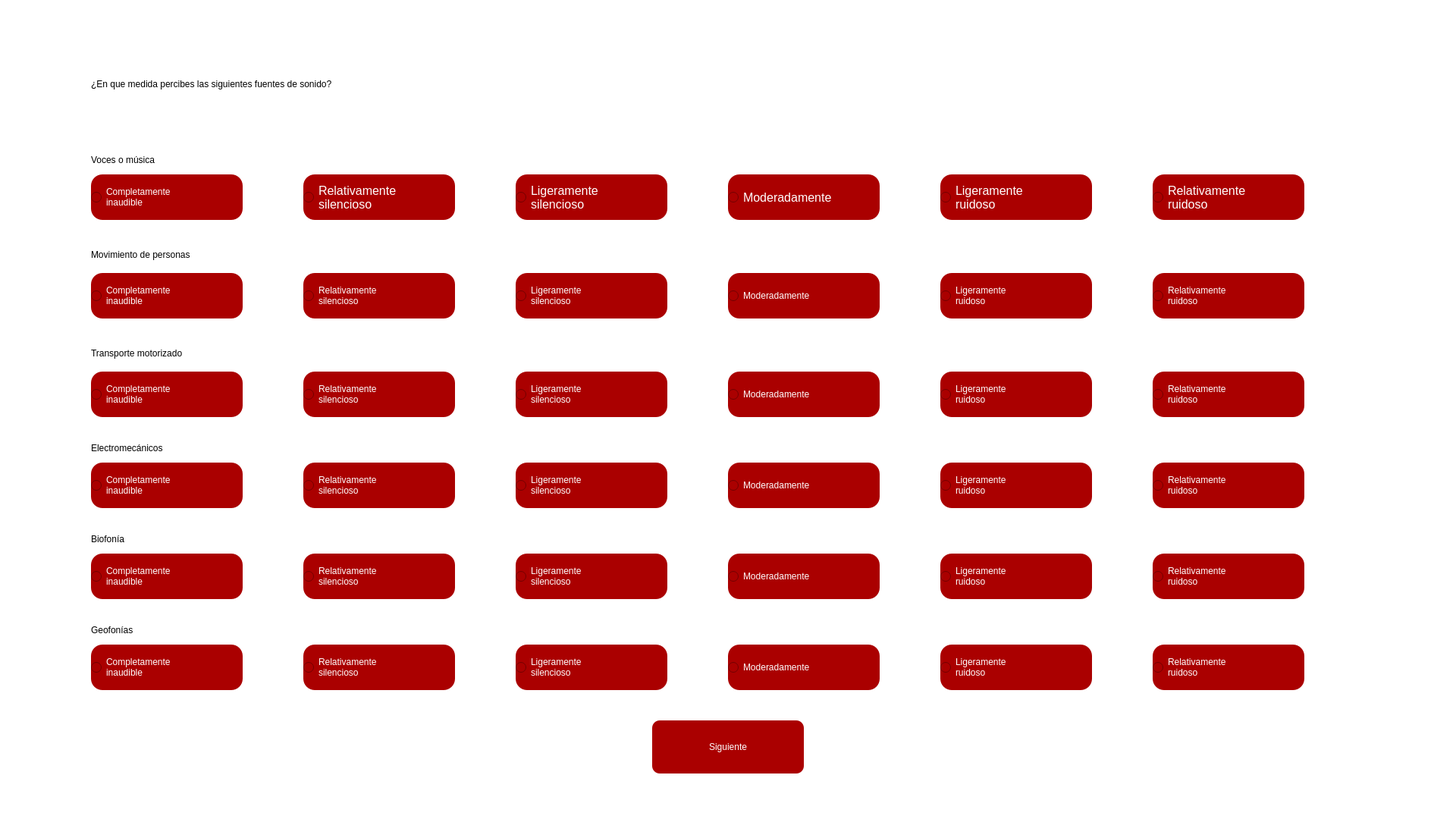
<?xml version="1.0" encoding="UTF-8"?>
<ui version="4.0">
 <class>MainWindow</class>
 <widget class="QMainWindow" name="MainWindow">
  <property name="geometry">
   <rect>
    <x>0</x>
    <y>0</y>
    <width>1920</width>
    <height>1080</height>
   </rect>
  </property>
  <property name="windowTitle">
   <string>MainWindow</string>
  </property>
  <property name="styleSheet">
   <string notr="true">background-color: rgb(255, 255, 255);</string>
  </property>
  <widget class="QWidget" name="centralwidget">
   <widget class="QToolButton" name="toolButton">
    <property name="geometry">
     <rect>
      <x>860</x>
      <y>950</y>
      <width>200</width>
      <height>70</height>
     </rect>
    </property>
    <property name="styleSheet">
     <string notr="true">border-radius: 10px;
color: rgb(255, 255, 255);
font: 75 18pt &quot;MS Shell Dlg 2&quot;;
background-color: rgb(170, 0, 0);</string>
    </property>
    <property name="text">
     <string>Siguiente</string>
    </property>
   </widget>
   <widget class="QLabel" name="label_2">
    <property name="geometry">
     <rect>
      <x>120</x>
      <y>80</y>
      <width>1041</width>
      <height>61</height>
     </rect>
    </property>
    <property name="styleSheet">
     <string notr="true">font: 24pt &quot;MS Shell Dlg 2&quot;;</string>
    </property>
    <property name="text">
     <string>¿En que medida percibes las siguientes fuentes de sonido?</string>
    </property>
   </widget>
   <widget class="QLabel" name="label_3">
    <property name="geometry">
     <rect>
      <x>120</x>
      <y>200</y>
      <width>181</width>
      <height>21</height>
     </rect>
    </property>
    <property name="styleSheet">
     <string notr="true">font: 15pt &quot;MS Shell Dlg 2&quot;;</string>
    </property>
    <property name="text">
     <string>Voces o música</string>
    </property>
   </widget>
   <widget class="QRadioButton" name="R1">
    <property name="geometry">
     <rect>
      <x>120</x>
      <y>230</y>
      <width>200</width>
      <height>60</height>
     </rect>
    </property>
    <property name="styleSheet">
     <string notr="true">border-radius: 15px;
text-align:center;
selection-background-color: rgb(255, 255, 255);
color: rgb(255, 255, 255);
font: 75 12pt &quot;MS Shell Dlg 2&quot;;
background-color: rgb(170, 0, 0);
</string>
    </property>
    <property name="text">
     <string>Completamente 
inaudible</string>
    </property>
   </widget>
   <widget class="QRadioButton" name="R2">
    <property name="geometry">
     <rect>
      <x>400</x>
      <y>230</y>
      <width>200</width>
      <height>60</height>
     </rect>
    </property>
    <property name="font">
     <font>
      <family>MS Shell Dlg 2</family>
      <pointsize>12</pointsize>
      <weight>9</weight>
      <italic>false</italic>
      <bold>false</bold>
     </font>
    </property>
    <property name="styleSheet">
     <string notr="true">border-radius: 15px;
text-align:center;
selection-background-color: rgb(255, 255, 255);
color: rgb(255, 255, 255);
font: 75 12pt &quot;MS Shell Dlg 2&quot;;
background-color: rgb(170, 0, 0);
</string>
    </property>
    <property name="text">
     <string>Relativamente 
silencioso</string>
    </property>
    <property name="checked">
     <bool>false</bool>
    </property>
   </widget>
   <widget class="QRadioButton" name="R3">
    <property name="geometry">
     <rect>
      <x>680</x>
      <y>230</y>
      <width>200</width>
      <height>60</height>
     </rect>
    </property>
    <property name="font">
     <font>
      <family>MS Shell Dlg 2</family>
      <pointsize>12</pointsize>
      <weight>9</weight>
      <italic>false</italic>
      <bold>false</bold>
     </font>
    </property>
    <property name="styleSheet">
     <string notr="true">border-radius: 15px;
text-align:center;
selection-background-color: rgb(255, 255, 255);
color: rgb(255, 255, 255);
font: 75 12pt &quot;MS Shell Dlg 2&quot;;
background-color: rgb(170, 0, 0);
</string>
    </property>
    <property name="text">
     <string>Ligeramente 
silencioso</string>
    </property>
    <property name="checked">
     <bool>false</bool>
    </property>
   </widget>
   <widget class="QRadioButton" name="R4">
    <property name="geometry">
     <rect>
      <x>1240</x>
      <y>230</y>
      <width>200</width>
      <height>60</height>
     </rect>
    </property>
    <property name="font">
     <font>
      <family>MS Shell Dlg 2</family>
      <pointsize>12</pointsize>
      <weight>9</weight>
      <italic>false</italic>
      <bold>false</bold>
     </font>
    </property>
    <property name="styleSheet">
     <string notr="true">border-radius: 15px;
text-align:center;
selection-background-color: rgb(255, 255, 255);
color: rgb(255, 255, 255);
font: 75 12pt &quot;MS Shell Dlg 2&quot;;
background-color: rgb(170, 0, 0);
</string>
    </property>
    <property name="text">
     <string>Ligeramente 
ruidoso</string>
    </property>
    <property name="checked">
     <bool>false</bool>
    </property>
   </widget>
   <widget class="QRadioButton" name="R5">
    <property name="geometry">
     <rect>
      <x>960</x>
      <y>230</y>
      <width>200</width>
      <height>60</height>
     </rect>
    </property>
    <property name="font">
     <font>
      <family>MS Shell Dlg 2</family>
      <pointsize>12</pointsize>
      <weight>9</weight>
      <italic>false</italic>
      <bold>false</bold>
     </font>
    </property>
    <property name="styleSheet">
     <string notr="true">border-radius: 15px;
text-align:center;
selection-background-color: rgb(255, 255, 255);
color: rgb(255, 255, 255);
font: 75 12pt &quot;MS Shell Dlg 2&quot;;
background-color: rgb(170, 0, 0);
</string>
    </property>
    <property name="text">
     <string>Moderadamente</string>
    </property>
    <property name="checked">
     <bool>false</bool>
    </property>
   </widget>
   <widget class="QRadioButton" name="R6">
    <property name="geometry">
     <rect>
      <x>1520</x>
      <y>230</y>
      <width>200</width>
      <height>60</height>
     </rect>
    </property>
    <property name="font">
     <font>
      <family>MS Shell Dlg 2</family>
      <pointsize>12</pointsize>
      <weight>9</weight>
      <italic>false</italic>
      <bold>false</bold>
     </font>
    </property>
    <property name="styleSheet">
     <string notr="true">border-radius: 15px;
text-align:center;
selection-background-color: rgb(255, 255, 255);
color: rgb(255, 255, 255);
font: 75 12pt &quot;MS Shell Dlg 2&quot;;
background-color: rgb(170, 0, 0);
</string>
    </property>
    <property name="text">
     <string>Relativamente 
ruidoso</string>
    </property>
    <property name="checked">
     <bool>false</bool>
    </property>
   </widget>
   <widget class="QRadioButton" name="R2_2">
    <property name="geometry">
     <rect>
      <x>400</x>
      <y>360</y>
      <width>200</width>
      <height>60</height>
     </rect>
    </property>
    <property name="styleSheet">
     <string notr="true">border-radius: 15px;
text-align:center;
selection-background-color: rgb(255, 255, 255);
color: rgb(255, 255, 255);
font: 75 12pt &quot;MS Shell Dlg 2&quot;;
background-color: rgb(170, 0, 0);
</string>
    </property>
    <property name="text">
     <string>Relativamente 
silencioso</string>
    </property>
   </widget>
   <widget class="QLabel" name="label_4">
    <property name="geometry">
     <rect>
      <x>120</x>
      <y>320</y>
      <width>271</width>
      <height>31</height>
     </rect>
    </property>
    <property name="styleSheet">
     <string notr="true">font: 15pt &quot;MS Shell Dlg 2&quot;;</string>
    </property>
    <property name="text">
     <string>Movimiento de personas</string>
    </property>
   </widget>
   <widget class="QRadioButton" name="R3_2">
    <property name="geometry">
     <rect>
      <x>680</x>
      <y>360</y>
      <width>200</width>
      <height>60</height>
     </rect>
    </property>
    <property name="styleSheet">
     <string notr="true">border-radius: 15px;
text-align:center;
selection-background-color: rgb(255, 255, 255);
color: rgb(255, 255, 255);
font: 75 12pt &quot;MS Shell Dlg 2&quot;;
background-color: rgb(170, 0, 0);
</string>
    </property>
    <property name="text">
     <string>Ligeramente 
silencioso</string>
    </property>
   </widget>
   <widget class="QRadioButton" name="R6_2">
    <property name="geometry">
     <rect>
      <x>1520</x>
      <y>360</y>
      <width>200</width>
      <height>60</height>
     </rect>
    </property>
    <property name="styleSheet">
     <string notr="true">border-radius: 15px;
text-align:center;
selection-background-color: rgb(255, 255, 255);
color: rgb(255, 255, 255);
font: 75 12pt &quot;MS Shell Dlg 2&quot;;
background-color: rgb(170, 0, 0);
</string>
    </property>
    <property name="text">
     <string>Relativamente 
ruidoso</string>
    </property>
   </widget>
   <widget class="QRadioButton" name="R4_2">
    <property name="geometry">
     <rect>
      <x>1240</x>
      <y>360</y>
      <width>200</width>
      <height>60</height>
     </rect>
    </property>
    <property name="styleSheet">
     <string notr="true">border-radius: 15px;
text-align:center;
selection-background-color: rgb(255, 255, 255);
color: rgb(255, 255, 255);
font: 75 12pt &quot;MS Shell Dlg 2&quot;;
background-color: rgb(170, 0, 0);
</string>
    </property>
    <property name="text">
     <string>Ligeramente 
ruidoso</string>
    </property>
   </widget>
   <widget class="QRadioButton" name="R5_2">
    <property name="geometry">
     <rect>
      <x>960</x>
      <y>360</y>
      <width>200</width>
      <height>60</height>
     </rect>
    </property>
    <property name="styleSheet">
     <string notr="true">border-radius: 15px;
text-align:center;
selection-background-color: rgb(255, 255, 255);
color: rgb(255, 255, 255);
font: 75 12pt &quot;MS Shell Dlg 2&quot;;
background-color: rgb(170, 0, 0);
</string>
    </property>
    <property name="text">
     <string>Moderadamente</string>
    </property>
   </widget>
   <widget class="QRadioButton" name="R1_2">
    <property name="geometry">
     <rect>
      <x>120</x>
      <y>360</y>
      <width>200</width>
      <height>60</height>
     </rect>
    </property>
    <property name="styleSheet">
     <string notr="true">border-radius: 15px;
text-align:center;
selection-background-color: rgb(255, 255, 255);
color: rgb(255, 255, 255);
font: 75 12pt &quot;MS Shell Dlg 2&quot;;
background-color: rgb(170, 0, 0);
</string>
    </property>
    <property name="text">
     <string>Completamente 
inaudible</string>
    </property>
   </widget>
   <widget class="QRadioButton" name="R2_3">
    <property name="geometry">
     <rect>
      <x>400</x>
      <y>490</y>
      <width>200</width>
      <height>60</height>
     </rect>
    </property>
    <property name="styleSheet">
     <string notr="true">border-radius: 15px;
text-align:center;
selection-background-color: rgb(255, 255, 255);
color: rgb(255, 255, 255);
font: 75 12pt &quot;MS Shell Dlg 2&quot;;
background-color: rgb(170, 0, 0);
</string>
    </property>
    <property name="text">
     <string>Relativamente 
silencioso</string>
    </property>
   </widget>
   <widget class="QLabel" name="label_5">
    <property name="geometry">
     <rect>
      <x>120</x>
      <y>450</y>
      <width>261</width>
      <height>31</height>
     </rect>
    </property>
    <property name="styleSheet">
     <string notr="true">font: 15pt &quot;MS Shell Dlg 2&quot;;</string>
    </property>
    <property name="text">
     <string>Transporte motorizado</string>
    </property>
   </widget>
   <widget class="QRadioButton" name="R3_3">
    <property name="geometry">
     <rect>
      <x>680</x>
      <y>490</y>
      <width>200</width>
      <height>60</height>
     </rect>
    </property>
    <property name="styleSheet">
     <string notr="true">border-radius: 15px;
text-align:center;
selection-background-color: rgb(255, 255, 255);
color: rgb(255, 255, 255);
font: 75 12pt &quot;MS Shell Dlg 2&quot;;
background-color: rgb(170, 0, 0);
</string>
    </property>
    <property name="text">
     <string>Ligeramente 
silencioso</string>
    </property>
   </widget>
   <widget class="QRadioButton" name="R6_3">
    <property name="geometry">
     <rect>
      <x>1520</x>
      <y>490</y>
      <width>200</width>
      <height>60</height>
     </rect>
    </property>
    <property name="styleSheet">
     <string notr="true">border-radius: 15px;
text-align:center;
selection-background-color: rgb(255, 255, 255);
color: rgb(255, 255, 255);
font: 75 12pt &quot;MS Shell Dlg 2&quot;;
background-color: rgb(170, 0, 0);
</string>
    </property>
    <property name="text">
     <string>Relativamente 
ruidoso</string>
    </property>
   </widget>
   <widget class="QRadioButton" name="R4_3">
    <property name="geometry">
     <rect>
      <x>1240</x>
      <y>490</y>
      <width>200</width>
      <height>60</height>
     </rect>
    </property>
    <property name="styleSheet">
     <string notr="true">border-radius: 15px;
text-align:center;
selection-background-color: rgb(255, 255, 255);
color: rgb(255, 255, 255);
font: 75 12pt &quot;MS Shell Dlg 2&quot;;
background-color: rgb(170, 0, 0);
</string>
    </property>
    <property name="text">
     <string>Ligeramente 
ruidoso</string>
    </property>
   </widget>
   <widget class="QRadioButton" name="R5_3">
    <property name="geometry">
     <rect>
      <x>960</x>
      <y>490</y>
      <width>200</width>
      <height>60</height>
     </rect>
    </property>
    <property name="styleSheet">
     <string notr="true">border-radius: 15px;
text-align:center;
selection-background-color: rgb(255, 255, 255);
color: rgb(255, 255, 255);
font: 75 12pt &quot;MS Shell Dlg 2&quot;;
background-color: rgb(170, 0, 0);
</string>
    </property>
    <property name="text">
     <string>Moderadamente</string>
    </property>
   </widget>
   <widget class="QRadioButton" name="R1_3">
    <property name="geometry">
     <rect>
      <x>120</x>
      <y>490</y>
      <width>200</width>
      <height>60</height>
     </rect>
    </property>
    <property name="styleSheet">
     <string notr="true">border-radius: 15px;
text-align:center;
selection-background-color: rgb(255, 255, 255);
color: rgb(255, 255, 255);
font: 75 12pt &quot;MS Shell Dlg 2&quot;;
background-color: rgb(170, 0, 0);
</string>
    </property>
    <property name="text">
     <string>Completamente 
inaudible</string>
    </property>
   </widget>
   <widget class="QRadioButton" name="R2_4">
    <property name="geometry">
     <rect>
      <x>400</x>
      <y>610</y>
      <width>200</width>
      <height>60</height>
     </rect>
    </property>
    <property name="styleSheet">
     <string notr="true">border-radius: 15px;
text-align:center;
selection-background-color: rgb(255, 255, 255);
color: rgb(255, 255, 255);
font: 75 12pt &quot;MS Shell Dlg 2&quot;;
background-color: rgb(170, 0, 0);
</string>
    </property>
    <property name="text">
     <string>Relativamente 
silencioso</string>
    </property>
   </widget>
   <widget class="QLabel" name="label_6">
    <property name="geometry">
     <rect>
      <x>120</x>
      <y>580</y>
      <width>201</width>
      <height>21</height>
     </rect>
    </property>
    <property name="styleSheet">
     <string notr="true">font: 15pt &quot;MS Shell Dlg 2&quot;;</string>
    </property>
    <property name="text">
     <string>Electromecánicos</string>
    </property>
   </widget>
   <widget class="QRadioButton" name="R3_4">
    <property name="geometry">
     <rect>
      <x>680</x>
      <y>610</y>
      <width>200</width>
      <height>60</height>
     </rect>
    </property>
    <property name="styleSheet">
     <string notr="true">border-radius: 15px;
text-align:center;
selection-background-color: rgb(255, 255, 255);
color: rgb(255, 255, 255);
font: 75 12pt &quot;MS Shell Dlg 2&quot;;
background-color: rgb(170, 0, 0);
</string>
    </property>
    <property name="text">
     <string>Ligeramente 
silencioso</string>
    </property>
   </widget>
   <widget class="QRadioButton" name="R6_4">
    <property name="geometry">
     <rect>
      <x>1520</x>
      <y>610</y>
      <width>200</width>
      <height>60</height>
     </rect>
    </property>
    <property name="styleSheet">
     <string notr="true">border-radius: 15px;
text-align:center;
selection-background-color: rgb(255, 255, 255);
color: rgb(255, 255, 255);
font: 75 12pt &quot;MS Shell Dlg 2&quot;;
background-color: rgb(170, 0, 0);
</string>
    </property>
    <property name="text">
     <string>Relativamente 
ruidoso</string>
    </property>
   </widget>
   <widget class="QRadioButton" name="R4_4">
    <property name="geometry">
     <rect>
      <x>1240</x>
      <y>610</y>
      <width>200</width>
      <height>60</height>
     </rect>
    </property>
    <property name="styleSheet">
     <string notr="true">border-radius: 15px;
text-align:center;
selection-background-color: rgb(255, 255, 255);
color: rgb(255, 255, 255);
font: 75 12pt &quot;MS Shell Dlg 2&quot;;
background-color: rgb(170, 0, 0);
</string>
    </property>
    <property name="text">
     <string>Ligeramente 
ruidoso</string>
    </property>
   </widget>
   <widget class="QRadioButton" name="R5_4">
    <property name="geometry">
     <rect>
      <x>960</x>
      <y>610</y>
      <width>200</width>
      <height>60</height>
     </rect>
    </property>
    <property name="styleSheet">
     <string notr="true">border-radius: 15px;
text-align:center;
selection-background-color: rgb(255, 255, 255);
color: rgb(255, 255, 255);
font: 75 12pt &quot;MS Shell Dlg 2&quot;;
background-color: rgb(170, 0, 0);
</string>
    </property>
    <property name="text">
     <string>Moderadamente</string>
    </property>
   </widget>
   <widget class="QRadioButton" name="R1_4">
    <property name="geometry">
     <rect>
      <x>120</x>
      <y>610</y>
      <width>200</width>
      <height>60</height>
     </rect>
    </property>
    <property name="styleSheet">
     <string notr="true">border-radius: 15px;
text-align:center;
selection-background-color: rgb(255, 255, 255);
color: rgb(255, 255, 255);
font: 75 12pt &quot;MS Shell Dlg 2&quot;;
background-color: rgb(170, 0, 0);
</string>
    </property>
    <property name="text">
     <string>Completamente 
inaudible</string>
    </property>
   </widget>
   <widget class="QRadioButton" name="R2_5">
    <property name="geometry">
     <rect>
      <x>400</x>
      <y>730</y>
      <width>200</width>
      <height>60</height>
     </rect>
    </property>
    <property name="styleSheet">
     <string notr="true">border-radius: 15px;
text-align:center;
selection-background-color: rgb(255, 255, 255);
color: rgb(255, 255, 255);
font: 75 12pt &quot;MS Shell Dlg 2&quot;;
background-color: rgb(170, 0, 0);
</string>
    </property>
    <property name="text">
     <string>Relativamente 
silencioso</string>
    </property>
   </widget>
   <widget class="QLabel" name="label_7">
    <property name="geometry">
     <rect>
      <x>120</x>
      <y>700</y>
      <width>121</width>
      <height>21</height>
     </rect>
    </property>
    <property name="styleSheet">
     <string notr="true">font: 15pt &quot;MS Shell Dlg 2&quot;;</string>
    </property>
    <property name="text">
     <string>Biofonía</string>
    </property>
   </widget>
   <widget class="QRadioButton" name="R3_5">
    <property name="geometry">
     <rect>
      <x>680</x>
      <y>730</y>
      <width>200</width>
      <height>60</height>
     </rect>
    </property>
    <property name="styleSheet">
     <string notr="true">border-radius: 15px;
text-align:center;
selection-background-color: rgb(255, 255, 255);
color: rgb(255, 255, 255);
font: 75 12pt &quot;MS Shell Dlg 2&quot;;
background-color: rgb(170, 0, 0);
</string>
    </property>
    <property name="text">
     <string>Ligeramente 
silencioso</string>
    </property>
   </widget>
   <widget class="QRadioButton" name="R6_5">
    <property name="geometry">
     <rect>
      <x>1520</x>
      <y>730</y>
      <width>200</width>
      <height>60</height>
     </rect>
    </property>
    <property name="styleSheet">
     <string notr="true">border-radius: 15px;
text-align:center;
selection-background-color: rgb(255, 255, 255);
color: rgb(255, 255, 255);
font: 75 12pt &quot;MS Shell Dlg 2&quot;;
background-color: rgb(170, 0, 0);
</string>
    </property>
    <property name="text">
     <string>Relativamente 
ruidoso</string>
    </property>
   </widget>
   <widget class="QRadioButton" name="R4_5">
    <property name="geometry">
     <rect>
      <x>1240</x>
      <y>730</y>
      <width>200</width>
      <height>60</height>
     </rect>
    </property>
    <property name="styleSheet">
     <string notr="true">border-radius: 15px;
text-align:center;
selection-background-color: rgb(255, 255, 255);
color: rgb(255, 255, 255);
font: 75 12pt &quot;MS Shell Dlg 2&quot;;
background-color: rgb(170, 0, 0);
</string>
    </property>
    <property name="text">
     <string>Ligeramente 
ruidoso</string>
    </property>
   </widget>
   <widget class="QRadioButton" name="R5_5">
    <property name="geometry">
     <rect>
      <x>960</x>
      <y>730</y>
      <width>200</width>
      <height>60</height>
     </rect>
    </property>
    <property name="styleSheet">
     <string notr="true">border-radius: 15px;
text-align:center;
selection-background-color: rgb(255, 255, 255);
color: rgb(255, 255, 255);
font: 75 12pt &quot;MS Shell Dlg 2&quot;;
background-color: rgb(170, 0, 0);
</string>
    </property>
    <property name="text">
     <string>Moderadamente</string>
    </property>
   </widget>
   <widget class="QRadioButton" name="R1_5">
    <property name="geometry">
     <rect>
      <x>120</x>
      <y>730</y>
      <width>200</width>
      <height>60</height>
     </rect>
    </property>
    <property name="styleSheet">
     <string notr="true">border-radius: 15px;
text-align:center;
selection-background-color: rgb(255, 255, 255);
color: rgb(255, 255, 255);
font: 75 12pt &quot;MS Shell Dlg 2&quot;;
background-color: rgb(170, 0, 0);
</string>
    </property>
    <property name="text">
     <string>Completamente 
inaudible</string>
    </property>
   </widget>
   <widget class="QRadioButton" name="R2_6">
    <property name="geometry">
     <rect>
      <x>400</x>
      <y>850</y>
      <width>200</width>
      <height>60</height>
     </rect>
    </property>
    <property name="styleSheet">
     <string notr="true">border-radius: 15px;
text-align:center;
selection-background-color: rgb(255, 255, 255);
color: rgb(255, 255, 255);
font: 75 12pt &quot;MS Shell Dlg 2&quot;;
background-color: rgb(170, 0, 0);
</string>
    </property>
    <property name="text">
     <string>Relativamente 
silencioso</string>
    </property>
   </widget>
   <widget class="QLabel" name="label_8">
    <property name="geometry">
     <rect>
      <x>120</x>
      <y>820</y>
      <width>121</width>
      <height>21</height>
     </rect>
    </property>
    <property name="styleSheet">
     <string notr="true">font: 15pt &quot;MS Shell Dlg 2&quot;;</string>
    </property>
    <property name="text">
     <string>Geofonías</string>
    </property>
   </widget>
   <widget class="QRadioButton" name="R3_6">
    <property name="geometry">
     <rect>
      <x>680</x>
      <y>850</y>
      <width>200</width>
      <height>60</height>
     </rect>
    </property>
    <property name="styleSheet">
     <string notr="true">border-radius: 15px;
text-align:center;
selection-background-color: rgb(255, 255, 255);
color: rgb(255, 255, 255);
font: 75 12pt &quot;MS Shell Dlg 2&quot;;
background-color: rgb(170, 0, 0);
</string>
    </property>
    <property name="text">
     <string>Ligeramente 
silencioso</string>
    </property>
   </widget>
   <widget class="QRadioButton" name="R6_6">
    <property name="geometry">
     <rect>
      <x>1520</x>
      <y>850</y>
      <width>200</width>
      <height>60</height>
     </rect>
    </property>
    <property name="styleSheet">
     <string notr="true">border-radius: 15px;
text-align:center;
selection-background-color: rgb(255, 255, 255);
color: rgb(255, 255, 255);
font: 75 12pt &quot;MS Shell Dlg 2&quot;;
background-color: rgb(170, 0, 0);
</string>
    </property>
    <property name="text">
     <string>Relativamente 
ruidoso</string>
    </property>
   </widget>
   <widget class="QRadioButton" name="R4_6">
    <property name="geometry">
     <rect>
      <x>1240</x>
      <y>850</y>
      <width>200</width>
      <height>60</height>
     </rect>
    </property>
    <property name="styleSheet">
     <string notr="true">border-radius: 15px;
text-align:center;
selection-background-color: rgb(255, 255, 255);
color: rgb(255, 255, 255);
font: 75 12pt &quot;MS Shell Dlg 2&quot;;
background-color: rgb(170, 0, 0);
</string>
    </property>
    <property name="text">
     <string>Ligeramente 
ruidoso</string>
    </property>
   </widget>
   <widget class="QRadioButton" name="R5_6">
    <property name="geometry">
     <rect>
      <x>960</x>
      <y>850</y>
      <width>200</width>
      <height>60</height>
     </rect>
    </property>
    <property name="styleSheet">
     <string notr="true">border-radius: 15px;
text-align:center;
selection-background-color: rgb(255, 255, 255);
color: rgb(255, 255, 255);
font: 75 12pt &quot;MS Shell Dlg 2&quot;;
background-color: rgb(170, 0, 0);
</string>
    </property>
    <property name="text">
     <string>Moderadamente</string>
    </property>
   </widget>
   <widget class="QRadioButton" name="R1_6">
    <property name="geometry">
     <rect>
      <x>120</x>
      <y>850</y>
      <width>200</width>
      <height>60</height>
     </rect>
    </property>
    <property name="styleSheet">
     <string notr="true">border-radius: 15px;
text-align:center;
selection-background-color: rgb(255, 255, 255);
color: rgb(255, 255, 255);
font: 75 12pt &quot;MS Shell Dlg 2&quot;;
background-color: rgb(170, 0, 0);
</string>
    </property>
    <property name="text">
     <string>Completamente 
inaudible</string>
    </property>
   </widget>
  </widget>
  <widget class="QStatusBar" name="statusbar"/>
 </widget>
 <resources/>
 <connections/>
</ui>
